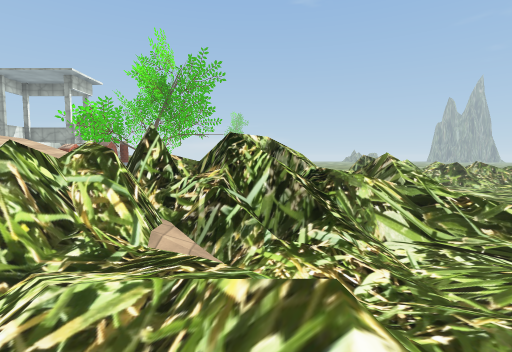
view 1 (above)

23 first-person views from a walk through a Unity game level. The camera is 1.3 m above the floor, tilts 4° down and sees 85° across. The floor is counted in squares, 2 m on a side. Each view is taken from the middle of a square. On the plan, view 1 faces up. The plan holds only what a view shows up to about 9 squares ahead; the rest is blank. The place goes on beyond the plan. Some animated figures are left out. Some surface patterns are stand-ins.

view 2
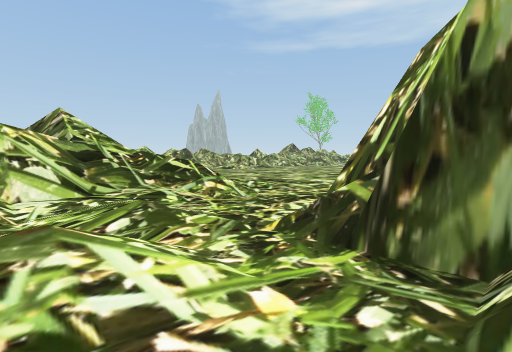

view 3
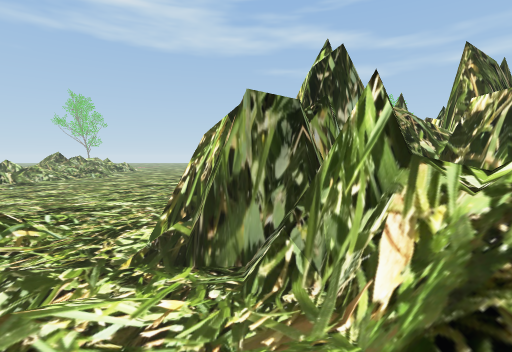

view 4
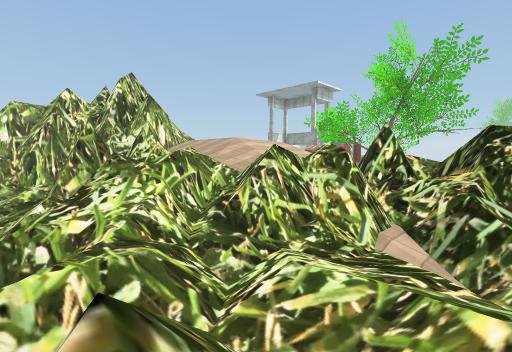

view 5
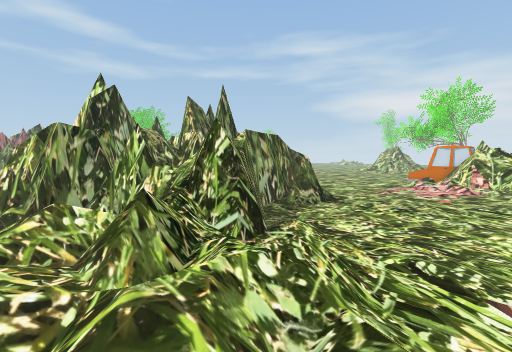

view 6
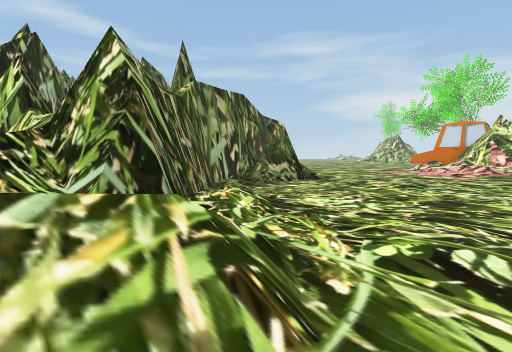

view 7
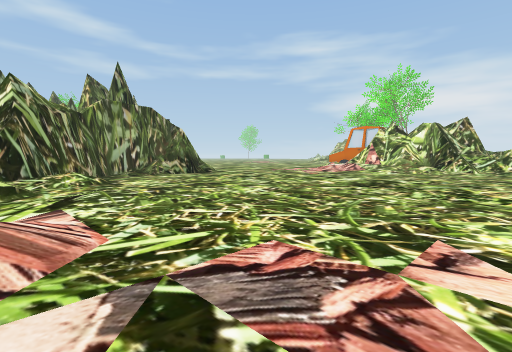

view 8
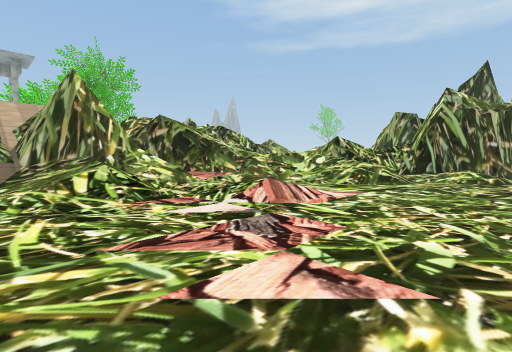

view 9
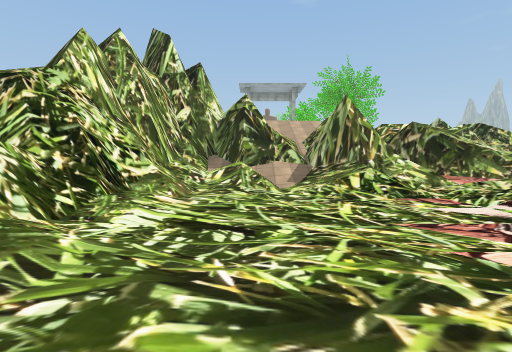

view 10
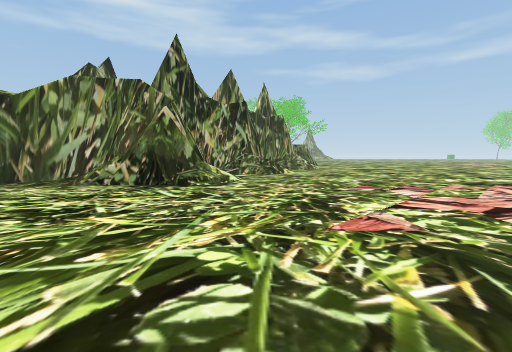

view 11
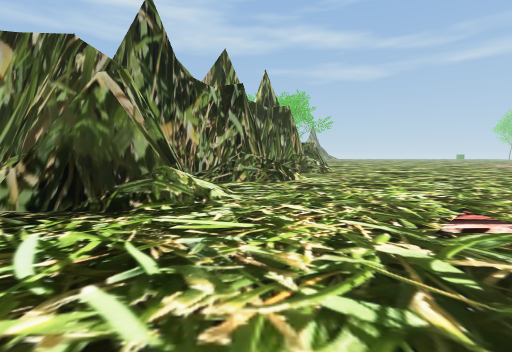

view 12
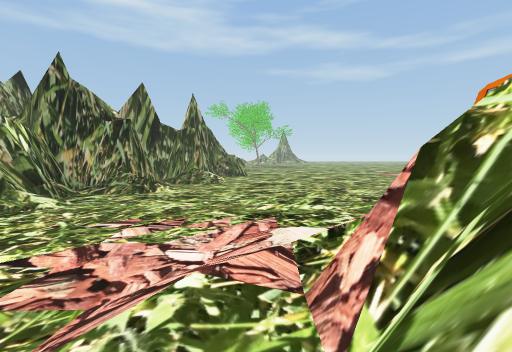

view 13
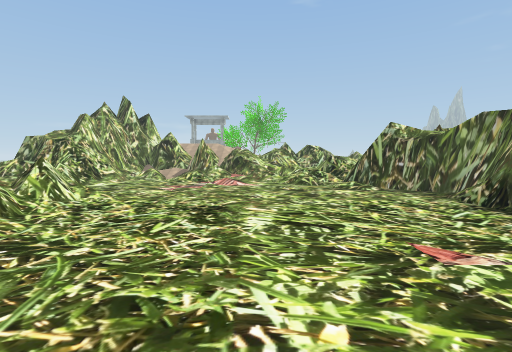

view 14
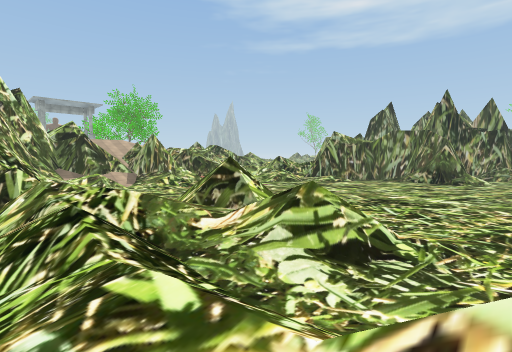

view 15
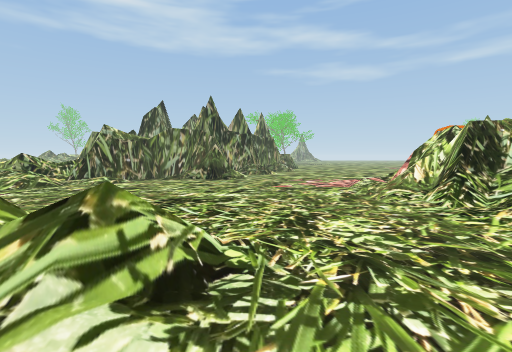

view 16
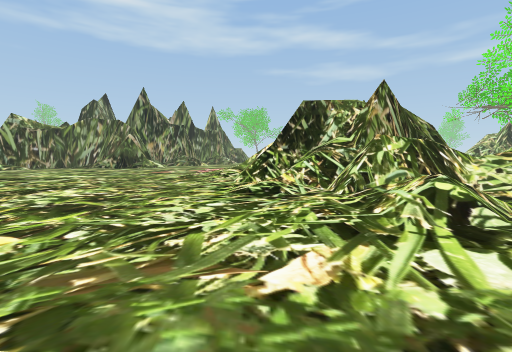

view 17
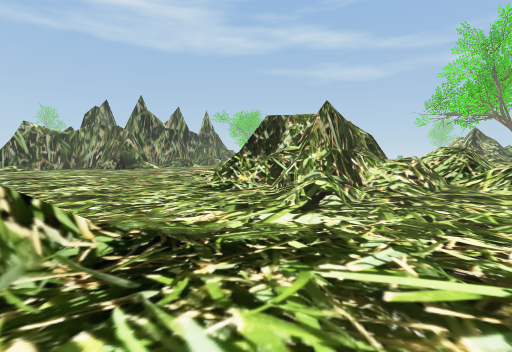

view 18
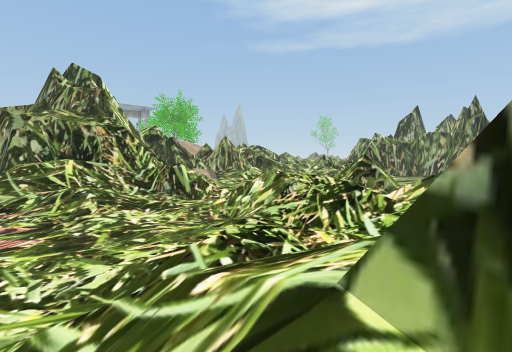

view 19
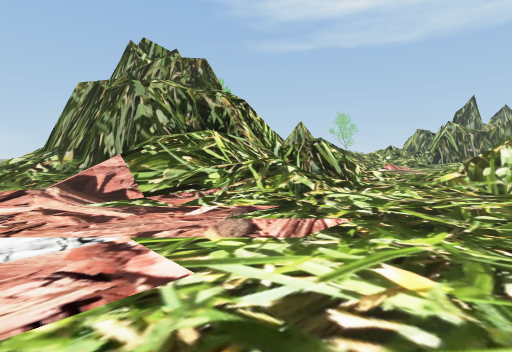

view 20
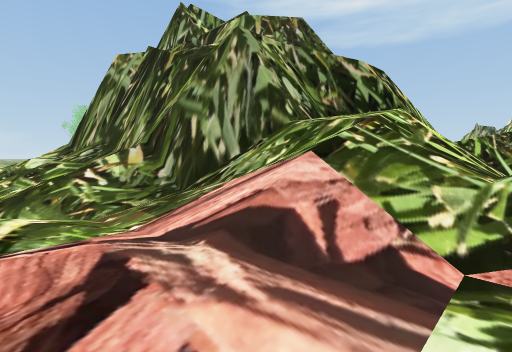

view 21
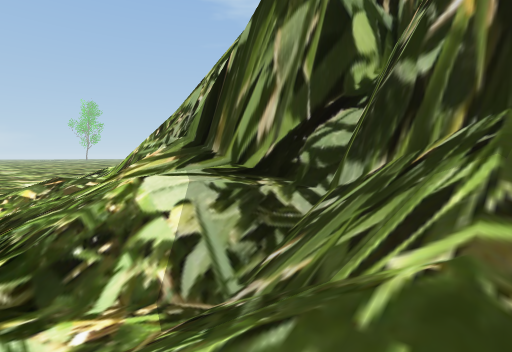

view 22
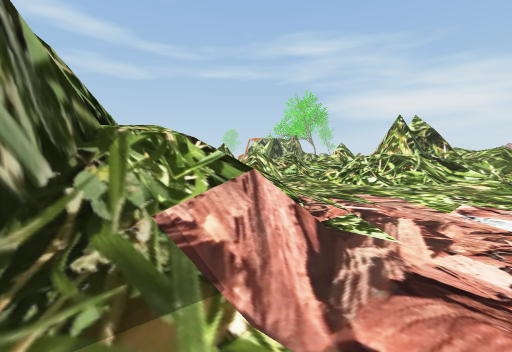

view 23
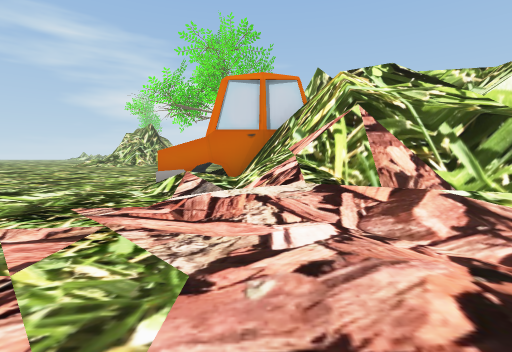

### Floor plan
Key: @ floor where view 1 was taken; # wall or solid block; x gap in a wall; . main floor; : floor 0.25 m higher than the main floor; + floor 0.5 m higher than the main floor; * floor 0.75 m higher than the main floor; % floor 1.25 m higher than the main floor; & floor 1.5 m higher than the main floor; / step, stairs or slope; = window, fence, low wall or low ledge; v drop or lower ground.
Columns run from 21 left of view 1 to 6 right of it. Each row starts with its distance up from view 1.
 13 ..
 12 ..//
 11 ..//
 10
  9   #                =
  8 //##               #####=
  7 ./###           = ######==
  6 //#             # ###=#=#//
  5 //#             ==#####/=///
  4 //#             =##=/=//:...
  3 //#    ####### ##/=*//..//..
  2 //#    #/*//####////%////./#
  1 //#    #///////#//&/=/ ...##
  0 :/######/...//::////#@ /.##
 -1 .///####:......../////=###
 -2 .//////=:.....//..//.####
 -3 ..////=#............/###
 -4 ...//+./:...........//##
 -5 .......//..............##
 -6 ....../=/ / ............#
 -7 .....:// /#:.........../#
 -8 ...//////=#............##
 -9 ..///+////=............###
-10  //// //.=#............//../
-11  /%#  //.................../
-12       /  ................../
-13          ...................
-14          ...................
-15        #.......//+//........
-16       ......../=/=++/.......
-17      /.......//####=/.......
-18       ....//==/## =#///.....
-19        ..../=vx##  ## /....
-20         ....//vv    ###....

Where each view was taken, in squares from view 1:
view 1: 0 up, 0 right, facing up
view 2: 0 up, 2 right, facing up-right
view 3: 0 up, 0 right, facing right
view 4: 0 up, 0 right, facing up-left
view 5: 2 up, 5 left, facing down-right
view 6: 1 down, 4 left, facing down-right
view 7: 2 down, 9 left, facing down-right
view 8: 5 down, 10 left, facing up-right
view 9: 6 down, 11 left, facing up
view 10: 11 down, 5 left, facing right
view 11: 11 down, 2 left, facing right
view 12: 16 down, 5 left, facing right
view 13: 16 down, 5 left, facing up
view 14: 12 down, 15 left, facing up-right
view 15: 11 down, 14 left, facing right
view 16: 16 down, 14 left, facing right
view 17: 17 down, 16 left, facing right
view 18: 11 down, 19 left, facing up-right
view 19: 7 down, 21 left, facing up-right
view 20: 3 down, 21 left, facing up-right
view 21: 3 up, 21 left, facing up-right
view 22: 0 up, 21 left, facing down-right
view 23: 13 down, 1 left, facing down
